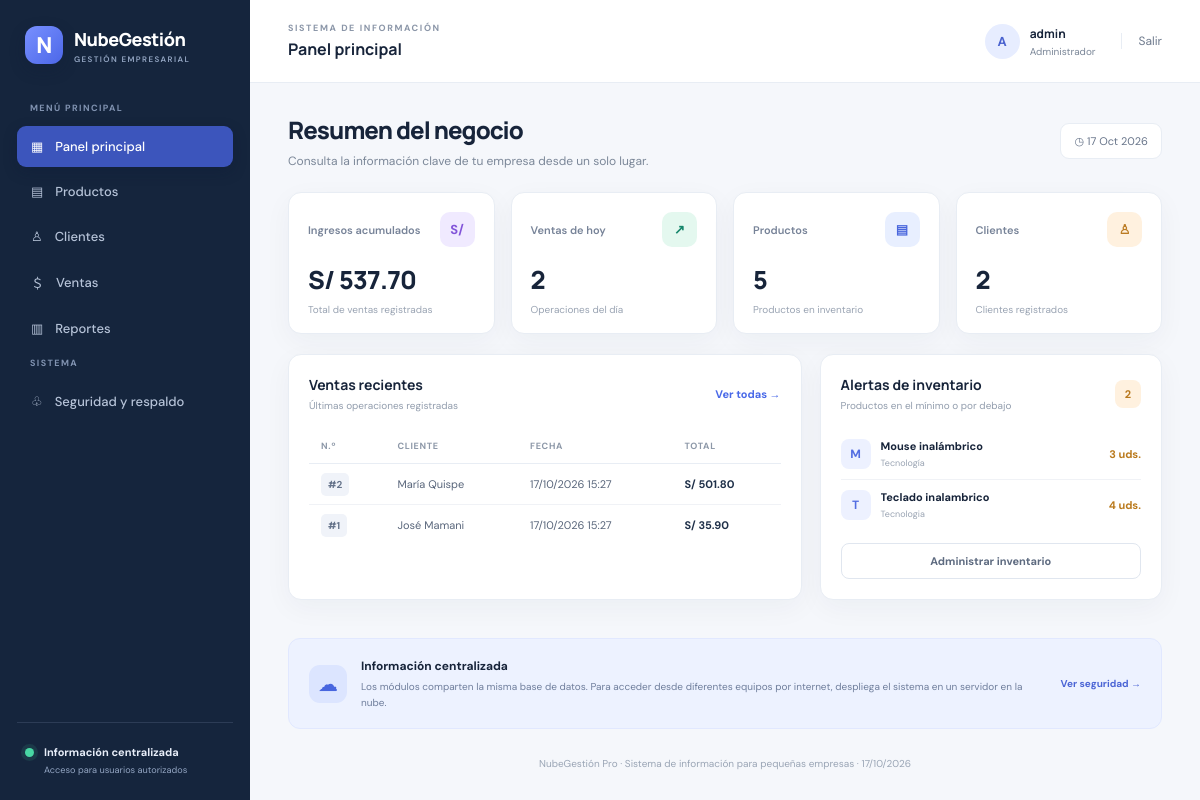
/ (signed in), run on the app's committed database.
### app.py (models this page shows)
class Venta(db.Model):
    id = db.Column(db.Integer, primary_key=True)
    cliente_id = db.Column(db.Integer, db.ForeignKey("cliente.id"), nullable=True)
    total = db.Column(db.Float, nullable=False, default=0)
    fecha = db.Column(db.DateTime, default=datetime.utcnow)
    usuario_id = db.Column(db.Integer, db.ForeignKey("usuario.id"), nullable=True)
    cliente = db.relationship("Cliente", backref="ventas")
    usuario = db.relationship("Usuario", backref="ventas")

class Cliente(db.Model):
    id = db.Column(db.Integer, primary_key=True)
    nombre = db.Column(db.String(120), nullable=False)
    documento = db.Column(db.String(30), default="")
    telefono = db.Column(db.String(40), default="")
    correo = db.Column(db.String(120), default="")
    creado_en = db.Column(db.DateTime, default=datetime.utcnow)

class Producto(db.Model):
    id = db.Column(db.Integer, primary_key=True)
    nombre = db.Column(db.String(120), nullable=False)
    categoria = db.Column(db.String(80), default="General")
    precio = db.Column(db.Float, nullable=False, default=0)
    stock = db.Column(db.Integer, nullable=False, default=0)
    stock_minimo = db.Column(db.Integer, nullable=False, default=5)
    creado_en = db.Column(db.DateTime, default=datetime.utcnow)

### app.py (the view)
@app.route("/")
@login_requerido
def inicio():
    productos = Producto.query.order_by(Producto.nombre.asc()).all()
    total_productos = Producto.query.count()
    total_clientes = Cliente.query.count()
    total_ventas = Venta.query.count()
    ingresos = db.session.query(db.func.coalesce(db.func.sum(Venta.total), 0)).scalar() or 0
    stock_bajo = Producto.query.filter(Producto.stock <= Producto.stock_minimo).order_by(Producto.stock.asc()).limit(8).all()
    ventas_recientes = Venta.query.order_by(Venta.fecha.desc()).limit(6).all()
    hoy_inicio = datetime.combine(date.today(), datetime.min.time())
    hoy_fin = datetime.combine(date.today(), datetime.max.time())
    ventas_hoy = Venta.query.filter(Venta.fecha >= hoy_inicio, Venta.fecha <= hoy_fin).count()
    ingresos_hoy = db.session.query(db.func.coalesce(db.func.sum(Venta.total), 0)).filter(Venta.fecha >= hoy_inicio, Venta.fecha <= hoy_fin).scalar() or 0
    return render_template("dashboard.html", total_productos=total_productos, total_clientes=total_clientes,
                           total_ventas=total_ventas, ingresos=ingresos, stock_bajo=stock_bajo,
                           ventas_recientes=ventas_recientes, ventas_hoy=ventas_hoy, ingresos_hoy=ingresos_hoy)

### app.py (called while the page is built)
def login_requerido(func):
    @wraps(func)
    def decorada(*args, **kwargs):
        if "usuario_id" not in session:
            return redirect(url_for("login"))
        return func(*args, **kwargs)
    return decorada

@app.context_processor
def datos_globales():
    return {"fecha_actual": date.today(), "usuario_actual": session.get("usuario")}

### templates/dashboard.html (shortened to what this page needs)
{% extends "base.html" %}
{% block heading %}Panel principal{% endblock %}
{% block content %}
<div class="welcome-row"><div><h1>Resumen del negocio</h1><p>Consulta la información clave de tu empresa desde un solo lugar.</p></div><span class="date-chip">◷ {{ fecha_actual.strftime('%d %b %Y') }}</span></div>
<div class="stat-grid">
  <div class="stat-card"><div class="stat-top"><span>Ingresos acumulados</span><span class="stat-icon purple">S/</span></div><div class="stat-value">S/ {{ '%.2f'|format(ingresos) }}</div><div class="stat-foot">Total de ventas registradas</div></div>
  <div class="stat-card"><div class="stat-top"><span>Ventas de hoy</span><span class="stat-icon green">↗</span></div><div class="stat-value">{{ ventas_hoy }}</div><div class="stat-foot">Operaciones del día</div></div>
  <div class="stat-card"><div class="stat-top"><span>Productos</span><span class="stat-icon blue">▤</span></div><div class="stat-value">{{ total_productos }}</div><div class="stat-foot">Productos en inventario</div></div>
  <div class="stat-card"><div class="stat-top"><span>Clientes</span><span class="stat-icon orange">♙</span></div><div class="stat-value">{{ total_clientes }}</div><div class="stat-foot">Clientes registrados</div></div>
</div>
<div class="dashboard-grid">
  <div class="panel"><div class="panel-heading"><div><h3>Ventas recientes</h3><p>Últimas operaciones registradas</p></div><a class="text-link" href="{{ url_for('ventas') }}">Ver todas →</a></div>
    {% if ventas_recientes %}<div class="table-wrap"><table><thead><tr><th>N.º</th><th>Cliente</th><th>Fecha</th><th>Total</th></tr></thead><tbody>{% for venta in ventas_recientes %}<tr><td><span class="id-tag">#{{ venta.id }}</span></td><td>{{ venta.cliente.nombre if venta.cliente else 'Venta general' }}</td><td>{{ venta.fecha.strftime('%d/%m/%Y %H:%M') }}</td><td class="money">S/ {{ '%.2f'|format(venta.total) }}</td></tr>{% endfor %}</tbody></table></div>{% else %}<div class="empty-state">Todavía no hay ventas. Registra la primera venta para comenzar.</div>{% endif %}
  </div>
  <div class="panel"><div class="panel-heading"><div><h3>Alertas de inventario</h3><p>Productos en el mínimo o por debajo</p></div><span class="count-badge">{{ stock_bajo|length }}</span></div>
    {% if stock_bajo %}<div class="stock-list">{% for p in stock_bajo %}<div class="stock-item"><div class="product-mini">{{ p.nombre[0]|upper }}</div><div class="stock-name"><strong>{{ p.nombre }}</strong><small>{{ p.categoria }}</small></div><span class="stock-number {% if p.stock == 0 %}danger-text{% endif %}">{{ p.stock }} uds.</span></div>{% endfor %}</div>{% else %}<div class="empty-state">Todo bien: no hay alertas de stock.</div>{% endif %}
    <a class="btn secondary full" href="{{ url_for('productos') }}">Administrar inventario</a>
  </div>
</div>
<div class="info-banner"><div class="banner-icon">☁</div><div><strong>Información centralizada</strong><p>Los módulos comparten la misma base de datos. Para acceder desde diferentes equipos por internet, despliega el sistema en un servidor en la nube.</p></div><a href="{{ url_for('seguridad') }}">Ver seguridad →</a></div>
{% endblock %}

### templates/base.html (shortened to what this page needs)
<!doctype html>
<html lang="es">
<head>
  <link rel="stylesheet" href="{{ url_for('static', filename='style.css') }}">
</head>
<body>
{% if session.get('usuario_id') %}
<div class="layout">
  <aside class="sidebar">
    <a class="brand" href="{{ url_for('inicio') }}"><span class="brand-mark">N</span><span>NubeGestión<small>GESTIÓN EMPRESARIAL</small></span></a>
    <div class="nav-label">MENÚ PRINCIPAL</div>
    <a class="nav-link {% if request.endpoint == 'inicio' %}active{% endif %}" href="{{ url_for('inicio') }}">▦ <span>Panel principal</span></a>
    <a class="nav-link {% if request.endpoint == 'productos' %}active{% endif %}" href="{{ url_for('productos') }}">▤ <span>Productos</span></a>
    <a class="nav-link {% if request.endpoint == 'clientes' %}active{% endif %}" href="{{ url_for('clientes') }}">♙ <span>Clientes</span></a>
    <a class="nav-link {% if request.endpoint == 'ventas' %}active{% endif %}" href="{{ url_for('ventas') }}">＄ <span>Ventas</span></a>
    <a class="nav-link {% if request.endpoint == 'reportes' %}active{% endif %}" href="{{ url_for('reportes') }}">▥ <span>Reportes</span></a>
    <div class="nav-label">SISTEMA</div>
    <a class="nav-link {% if request.endpoint == 'seguridad' %}active{% endif %}" href="{{ url_for('seguridad') }}">♧ <span>Seguridad y respaldo</span></a>
    <div class="sidebar-bottom"><div class="cloud-dot"></div><div><strong>Información centralizada</strong><small>Acceso para usuarios autorizados</small></div></div>
  </aside>
  <main class="main">
    <header class="topbar"><div><span class="eyebrow">SISTEMA DE INFORMACIÓN</span><strong>{% block heading %}Gestión empresarial{% endblock %}</strong></div><div class="user-menu"><div class="avatar">{{ session.get('usuario','A')[0]|upper }}</div><div><strong>{{ session.get('usuario') }}</strong><small>Administrador</small></div><a class="logout" href="{{ url_for('salir') }}">Salir</a></div></header>
    <section class="content">
      {% block content %}{% endblock %}
      <footer> NubeGestión Pro · Sistema de información para pequeñas empresas · {{ fecha_actual.strftime('%d/%m/%Y') }}</footer>
    </section>
  </main>
</div>
{% else %}
  {% with messages = get_flashed_messages(with_categories=true) %}
    {% if messages %}{% for category, message in messages %}<div class="alert {{ category }} login-alert">{{ message }}</div>{% endfor %}{% endif %}
  {% endwith %}
  {% block public_content %}{% endblock %}
{% endif %}
</body>
</html>

### data on the page
Venta: id "2", cliente "María Quispe", fecha "17/10/2026 15:27", total "501.80"
Venta: id "1", cliente "José Mamani", fecha "17/10/2026 15:27", total "35.90"
Producto: nombre "M", nombre "Mouse inalámbrico", categoria "Tecnología", stock "3"
Producto: nombre "T", nombre "Teclado inalambrico", categoria "Tecnologia", stock "4"

### other printed values
{{ session.get('usuario','A')[0]|upper }} "A"
{{ session.get('usuario') }} "admin"
{{ '%.2f'|format(ingresos) }} "537.70"
{{ ventas_hoy }} "2"
{{ total_productos }} "5"
{{ total_clientes }} "2"
{{ stock_bajo|length }} "2"
